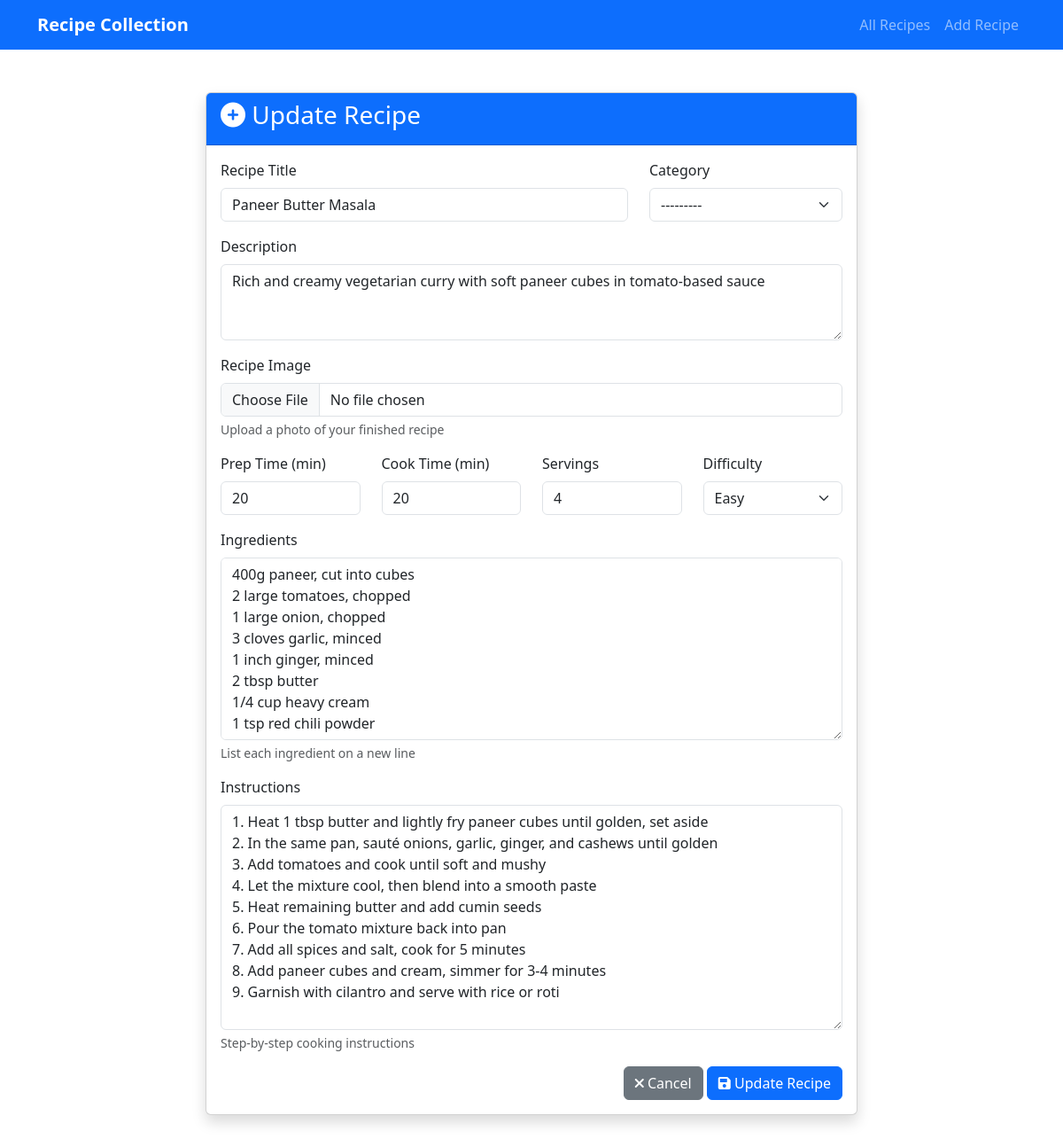
The app's page /recipe/10/update/, older data.
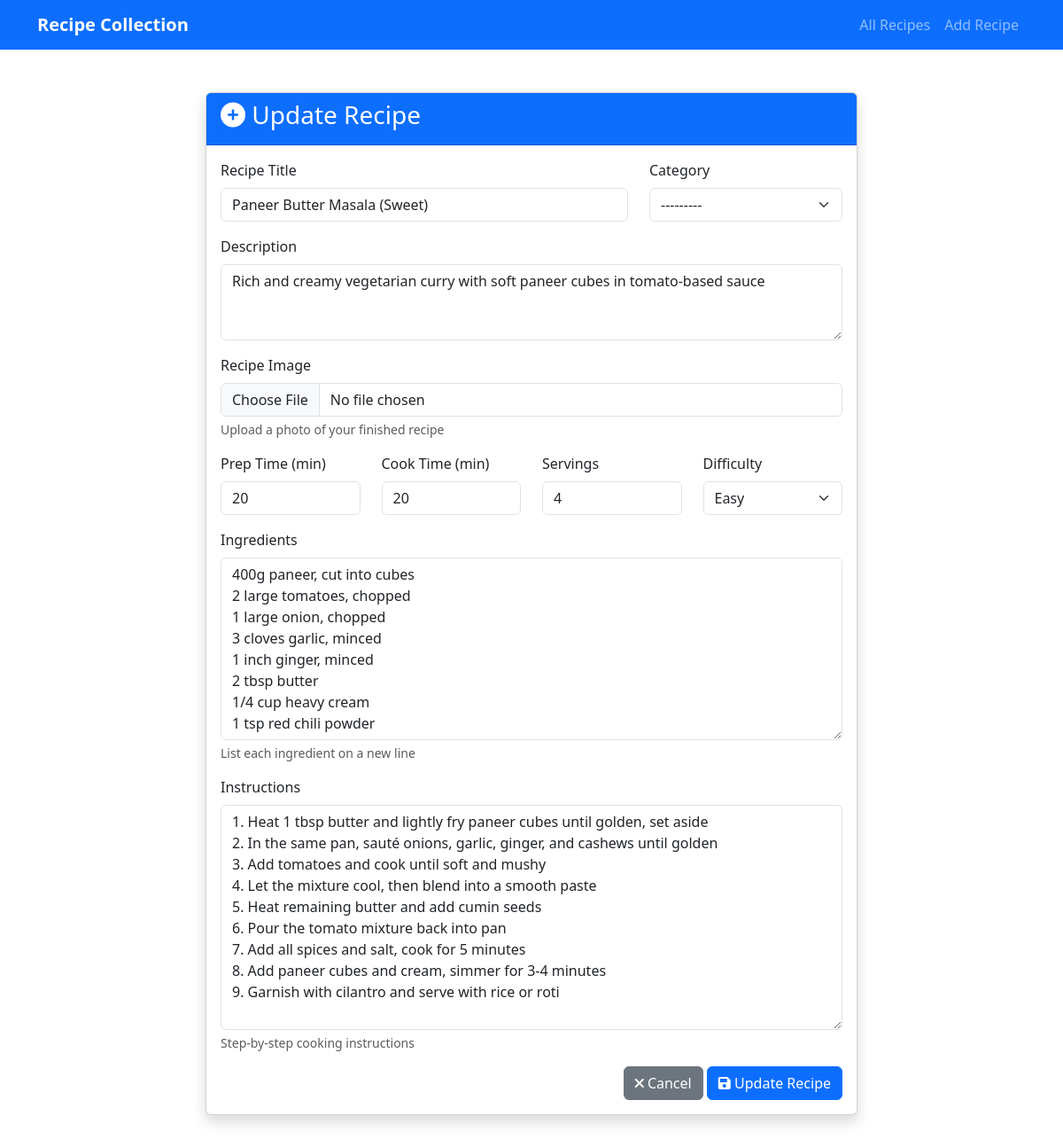
The same page, newer data.
### recipes/models.py (models this page shows, shortened)
class Recipe(models.Model):
    DIFFICULTY_CHOICES = [
        ('easy', 'Easy'),
        ('medium', 'Medium'),
        ('hard', 'Hard'),
    ]
    title = models.CharField(max_length=200)
    description = models.TextField()
    ingredients = models.TextField(help_text="List ingredients, one per line")
    instructions = models.TextField(help_text="Step-by-step cooking instructions")
    image = models.ImageField(upload_to='recipe_images/', blank=True, null=True)
    category = models.ForeignKey(Category, on_delete=models.SET_NULL, null=True, blank=True)
    prep_time = models.PositiveIntegerField(help_text="Preparation time in minutes")
    cook_time = models.PositiveIntegerField(help_text="Cooking time in minutes")
    servings = models.PositiveIntegerField(default=1)
    difficulty_level = models.CharField(max_length=10, choices=DIFFICULTY_CHOICES, default='easy')
    created_at = models.DateTimeField(auto_now_add=True)
    updated_at = models.DateTimeField(auto_now=True)
    class Meta:
        ordering = ['-created_at']  # Show newest recipes first

### recipes/views.py (the view)
# urls.py: path('recipe/<int:pk>/update/', views.RecipeUpdateView.as_view(), name='recipe_update'),
class RecipeUpdateView(SuccessMessageMixin, UpdateView):
    model = Recipe
    form_class = RecipeForm
    template_name = 'recipes/recipe_form.html'
    success_message = "Recipe '%(title)s' updated successfully!"
    def get_context_data(self, **kwargs):
        context = super().get_context_data(**kwargs)
        context['action'] = 'Update'
        return context

### recipes/models.py (called while the page is built)
    def __str__(self):
        return self.name  # When you print a category, show its name

### templates/recipes/recipe_form.html (shortened to what this page needs)
{% extends 'base.html' %}
{% block content %}
<div class="container my-5">
    <div class="row justify-content-center">
        <div class="col-lg-8">
            <div class="card shadow">
                <div class="card-header bg-primary text-white">
                    <h3><i class="fas fa-plus-circle"></i> {{ action }} Recipe</h3>
                </div>
                <div class="card-body">
                    <form method="post" enctype="multipart/form-data">
                        <div class="row">
                            <div class="col-md-8">
                                <div class="mb-3">
                                    <label class="form-label">Recipe Title</label>
                                    {{ form.title }}
                                </div>
                            </div>
                            <div class="col-md-4">
                                <div class="mb-3">
                                    <label class="form-label">Category</label>
                                    {{ form.category }}
                                </div>
                            </div>
                        </div>
                        <div class="mb-3">
                            <label class="form-label">Description</label>
                            {{ form.description }}
                        </div>
                        <div class="mb-3">
                            <label class="form-label">Recipe Image</label>
                            {{ form.image }}
                            <div class="form-text">Upload a photo of your finished recipe</div>
                        </div>
                        <div class="row">
                            <div class="col-md-3">
                                <div class="mb-3">
                                    <label class="form-label">Prep Time (min)</label>
                                    {{ form.prep_time }}
                                </div>
                            </div>
                            <div class="col-md-3">
                                <div class="mb-3">
                                    <label class="form-label">Cook Time (min)</label>
                                    {{ form.cook_time }}
                                </div>
                            </div>
                            <div class="col-md-3">
                                <div class="mb-3">
                                    <label class="form-label">Servings</label>
                                    {{ form.servings }}
                                </div>
                            </div>
                            <div class="col-md-3">
                                <div class="mb-3">
                                    <label class="form-label">Difficulty</label>
                                    {{ form.difficulty_level }}
                                </div>
                            </div>
                        </div>
                        <div class="mb-3">
                            <label class="form-label">Ingredients</label>
                            {{ form.ingredients }}
                            <div class="form-text">List each ingredient on a new line</div>
                        </div>
                        <div class="mb-3">
                            <label class="form-label">Instructions</label>
                            {{ form.instructions }}
                            <div class="form-text">Step-by-step cooking instructions</div>
                        </div>
                        <div class="text-end">
                            <a href="{% url 'recipe_list' %}" class="btn btn-secondary">
                                <i class="fas fa-times"></i> Cancel
                            </a>
                            <button type="submit" class="btn btn-primary">
                                <i class="fas fa-save"></i> {{ action }} Recipe
                            </button>
                        </div>
                    </form>
                </div>
            </div>
        </div>
    </div>
</div>
{% endblock %}

Row changes from the older to the newer data that the page shows:
changed Recipe "Rich and creamy vegetarian curry with soft paneer cubes in tomato-based sauce": title "Paneer Butter Masala" → "Paneer Butter Masala (Sweet)"
